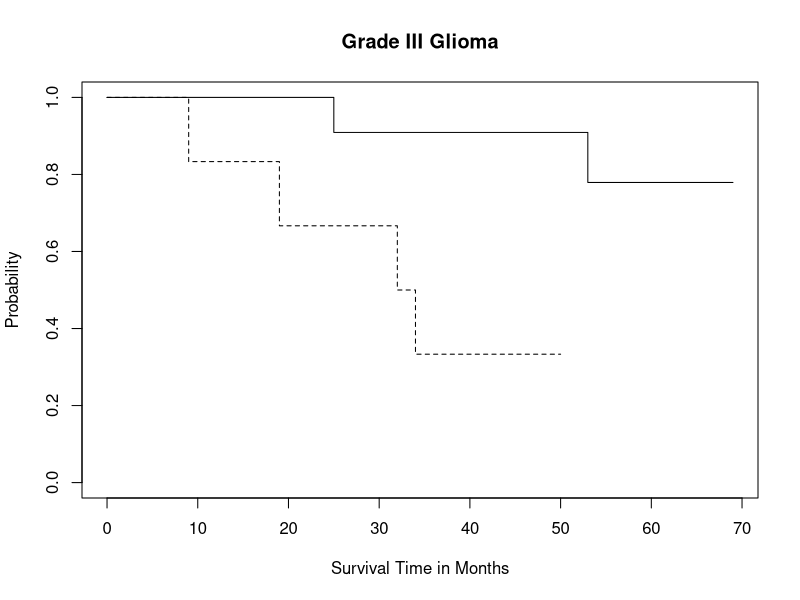
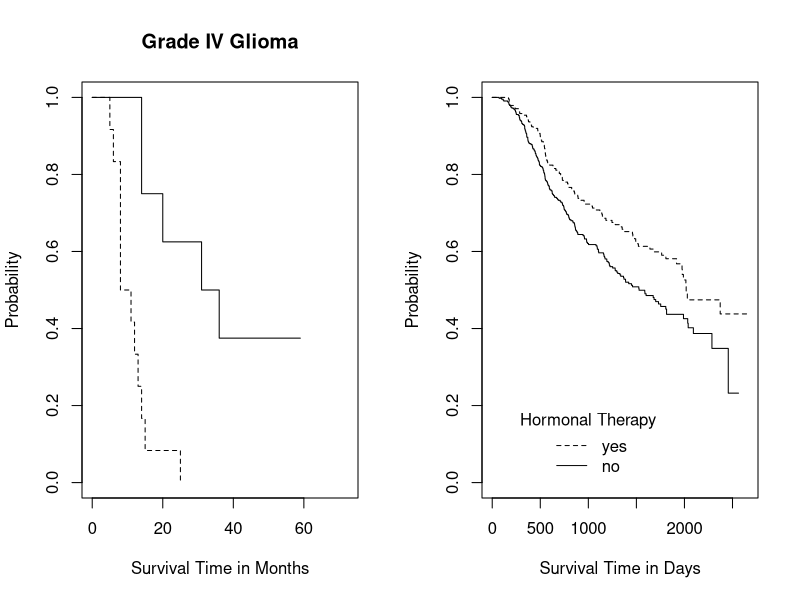
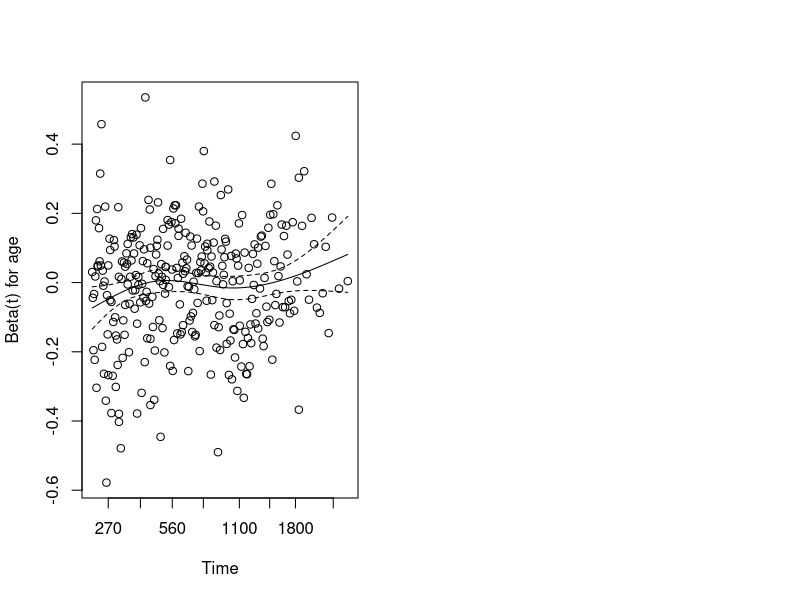
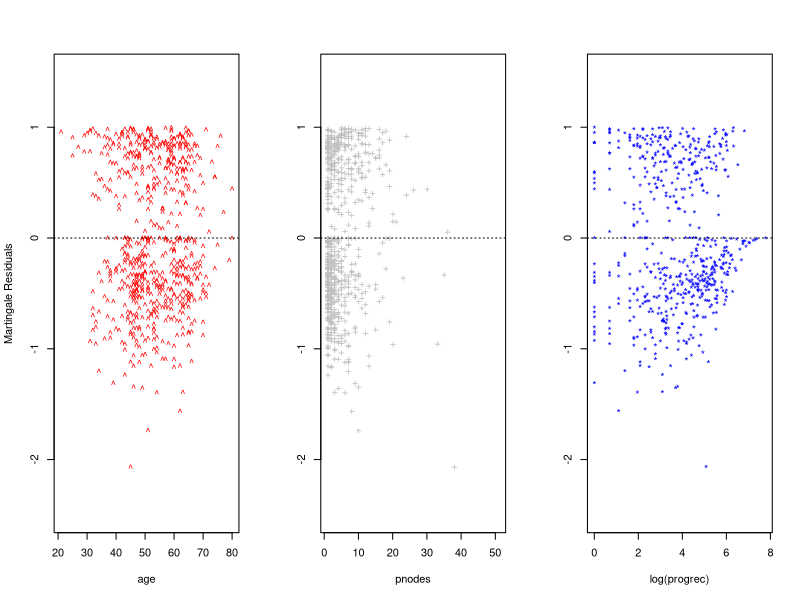

The R script that drew these images, in order:
library(survival)
library(coin)

## Surv(time, event) ~ group 

# load glioma dataset
data("glioma", package = "coin")

# models survival functions


# survival curve for treatment Grade 3
g3 <- subset(glioma, histology == "Grade3")
plot(survfit(Surv(time, event) ~ group, data = g3),
main = "Grade III Glioma", lty = c(2, 1),
ylab = "Probability", xlab = "Survival Time in Months",
legend.text = c("Control", "Treated"),
legend.bty = "n")

fit <- survfit(Surv(time, event) ~ group, data = g3)

# change par layout
layout(matrix(1:2, ncol = 2)) 

# survival curve for treatment GBM
g4 <- subset(glioma, histology == "GBM")
plot(survfit(Surv(time, event) ~ group, data = g4),
main = "Grade IV Glioma", ylab = "Probability",
lty = c(2, 1), xlab = "Survival Time in Months",
xlim = c(0, max(glioma$time) * 1.05))

# test if their is a significant difference between the 2 groups 
## control vs treatment - survival curves -  testing the placebo effect

logrank_test(Surv(time, event) ~ group, data = g3,
distribution = "exact")

logrank_test(Surv(time, event) ~ group, data = g4,
distribution = "exact")

# Can also test the treatment affect of both treatment vs placebo
logrank_test(Surv(time, event) ~ group | histology,
data = glioma, distribution = approximate(B = 10000))

# load breast screen data and create a new objects
GBSG2 <- TH.data::GBSG2

# Cox Repgression model (prop hazards model)
GBSG2_coxph <- coxph(Surv(time, cens) ~ ., data = GBSG2)
summary(GBSG2_coxph)

plot(survfit(Surv(time, cens) ~ horTh, data = GBSG2),
lty = 1:2, mark.time = FALSE, ylab = "Probability",
xlab = "Survival Time in Days")
legend(250, 0.2, legend = c("yes", "no"), lty = c(2, 1),
title = "Hormonal Therapy", bty = "n")


# can test is variable exhibit significant variation over time (fixed or varying 
## cofficients)

GBSG2_zph <- cox.zph(GBSG2_coxph)
GBSG2_zph

# plot relationship between Age Beta(t)for age
plot(GBSG2_zph, var = "age")

# check models adequency - with the "residuals" function (goodness of fit)

layout(matrix(1:3, ncol = 3))

# plot the residual against each coefficent
res <- residuals(GBSG2_coxph)

plot(res ~ age, data = GBSG2, ylim = c(-2.5, 1.5),
pch = "^", ylab = "Martingale Residuals",col="red")
abline(h = 0, lty = 3)

plot(res ~ pnodes, data = GBSG2, ylim = c(-2.5, 1.5),
pch = "+", ylab = "",col="grey")
abline(h = 0, lty = 3)

plot(res ~ log(progrec), data = GBSG2, ylim = c(-2.5, 1.5),
pch = "*", ylab = "",col="blue")
abline(h = 0, lty = 3)
